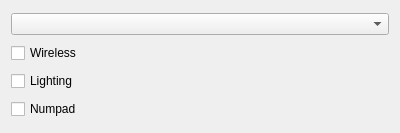
<?xml version="1.0" encoding="UTF-8"?>
<ui version="4.0">
 <class>AddNewKeyboardWidget</class>
 <widget class="QWidget" name="AddNewKeyboardWidget">
  <property name="geometry">
   <rect>
    <x>0</x>
    <y>0</y>
    <width>400</width>
    <height>133</height>
   </rect>
  </property>
  <property name="windowTitle">
   <string>Form</string>
  </property>
  <layout class="QVBoxLayout" name="verticalLayout">
   <item>
    <widget class="QComboBox" name="cbxKeyboardType"/>
   </item>
   <item>
    <widget class="QCheckBox" name="chxWireless">
     <property name="text">
      <string>Wireless</string>
     </property>
    </widget>
   </item>
   <item>
    <widget class="QCheckBox" name="chxLighting">
     <property name="text">
      <string>Lighting</string>
     </property>
    </widget>
   </item>
   <item>
    <widget class="QCheckBox" name="chxNumpad">
     <property name="text">
      <string>Numpad</string>
     </property>
    </widget>
   </item>
  </layout>
 </widget>
 <resources/>
 <connections/>
</ui>
